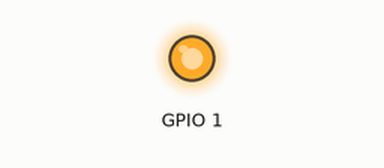
Simulated run of this program. Board: Raspberry Pi (BCM pin numbers). Shown: output pins drawn as LEDs (lit = HIGH). At 9.0 s the program stops and its outputs stay as they are.

Above: at 0.5 s.
At 4.5 s:
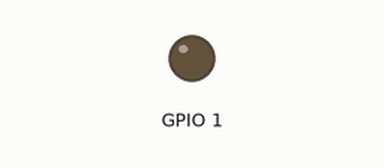
Timing chart, 0 to 6.9 s (numbered marks = the images above):
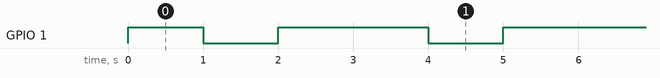

Measured:
- by itself, GPIO 1: repeats every 3.0 s: LOW 1.0 s, HIGH 2.0 s

The program:

parpadear.py
```python
#!/usr/bin/python
# -*- encoding: utf-8 -*-

#Importar libreria GPIO
import RPi.GPIO as GPIO

#Definir modo de trabajo para la placa BCM
GPIO.setmode(GPIO.BCM)

#Desactivo Errores
GPIO.setwarnings(False)

#Importamos la libreria time
import time

#Importamos la libreria para comandos de la consola/shell
import os

#Creamos variable para pausar
sleep = time.sleep

#Definir GPIO como Salida
GPIO.setup(1, GPIO.OUT)

#Asigno valor alto para que tenga corriente la salida de 3,3v por GPIO
GPIO.output(1, GPIO.HIGH)

#Pausar 1 segundo
sleep(1)

#Detener salida
GPIO.output(1, GPIO.LOW)

#Pausar 1 segundo
sleep(1)

#Asigno valor alto para que tenga corriente la salida de 3,3v por GPIO
GPIO.output(1, GPIO.HIGH)

#Pausar 1 segundo
sleep(1)

#Detener salida
GPIO.output(1, GPIO.LOW)

#Asigno valor alto para que tenga corriente la salida de 3,3v por GPIO
GPIO.output(1, GPIO.HIGH)

#Pausar 1 segundo
sleep(1)

#Detener salida
GPIO.output(1, GPIO.LOW)

#Pausar 1 segundo
sleep(1)

#Asigno valor alto para que tenga corriente la salida de 3,3v por GPIO
GPIO.output(1, GPIO.HIGH)

#Pausar 1 segundo
sleep(1)

#Detener salida
GPIO.output(1, GPIO.LOW)

#Asigno valor alto para que tenga corriente la salida de 3,3v por GPIO
GPIO.output(1, GPIO.HIGH)

#Pausar 1 segundo
sleep(1)

#Detener salida
GPIO.output(1, GPIO.LOW)

#Pausar 1 segundo
sleep(1)

#Asigno valor alto para que tenga corriente la salida de 3,3v por GPIO
GPIO.output(1, GPIO.HIGH)

#Pausar 1 segundo
sleep(1)

#Detener salida
GPIO.output(1, GPIO.LOW)

#Limpiar GPIO
GPIO.cleanup()
```
